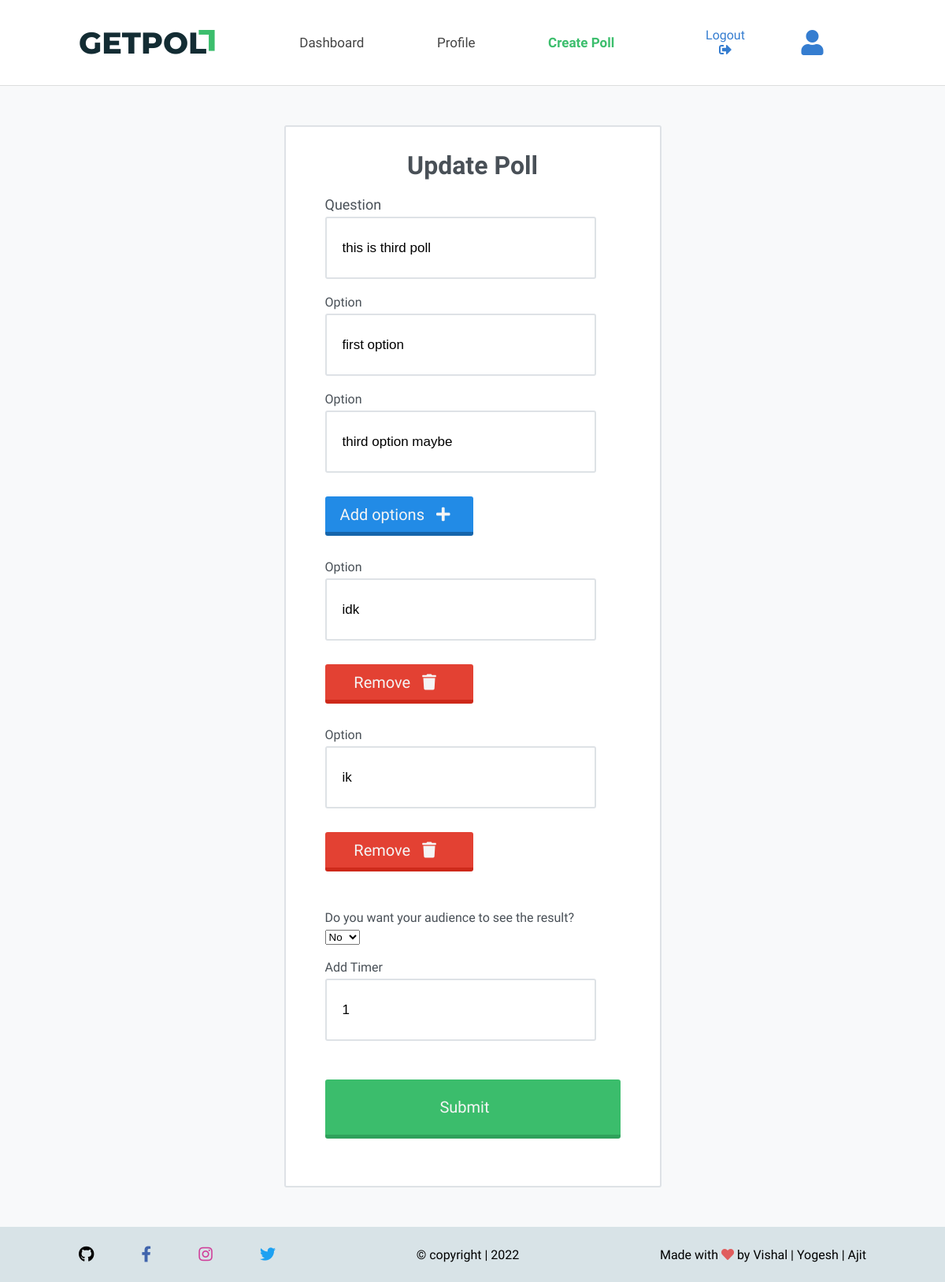
Screenshot of /userPollDetail/14 (signed in) with the database file from the repository.
### poll/models.py (models this page shows, shortened)
class Poll(models.Model):
    question = models.CharField(max_length=200)
    is_eligible = models.BooleanField(default=False)
    time = models.IntegerField(help_text="duration of the poll in minutes")
    user = models.ForeignKey(User, on_delete=models.CASCADE)
    created = models.DateTimeField(auto_now_add=True)
    def get_option(self):
        return self.option_set.all()
    def get_image(self):
        return self.imageoption_set.all()

class Option(models.Model):
    text = models.CharField(max_length=100)
    poll = models.ForeignKey(Poll, on_delete=models.CASCADE)
    count = models.IntegerField(default=0)

### poll/views.py (the view, shortened to what this page needs)
# urls.py: path('userPollDetail/<int:pk>', views.userPollDetail, name='userPollDetail'),
@login_required
def userPollDetail(request, pk):
    poll = Poll.objects.get(pk=pk)
    option_list = poll.get_option()
    image_list = poll.get_image()
    current_option_list = poll.get_option()
    if option_list:
        current_option_list = poll.get_option()
    elif image_list:
        current_option_list = poll.get_image()
    options = []
    cnt = 0
    global first
    first = poll.get_option()
    global second
    second = poll.get_option()
    for option in current_option_list:
        if cnt == 0:
            first = option
            cnt += 1
        elif cnt == 1:
            second = option
            cnt += 1
        else:
            options.append(option)
    context = {'poll': poll,
               'options': options,
               'first': first,
               'second': second,
               'optionList': option_list,
    }
    return render(request, 'poll/poll_update.html', context)

### poll/templates/poll/poll_update.html (shortened to what this page needs)
{% extends 'poll/base.html' %}
{% load static %}
{% block css %}
 <link rel="stylesheet" href="{% static '/poll/login.css' %}">
 <link rel="stylesheet" href="{% static '/poll/update.css' %}">
 {% endblock %}
{% block content %}
<div class="lgn-container">
  <div class="lgn-wrapper">
        <h2 class="sign-in-h2">Update Poll</h2>
<form method="POST" enctype="multipart/form-data">
    <div class="container">
        <div class="form-group col-md-6 " >
            <label id="question"> Question </label>
            <input type="text" required class="form-control"  name="question" value="{{poll.question}}">
        </div>
        <div class="row mt-4">
            {% if optionList %}
            <div class="form-group col-md-5">
                <label >Option</label>
                <input type="text" required class="form-control"  name="options" value="{{first.text}}">
            </div>
            {% else %}
            <div class="form-group col-md-5">
                <label >Image</label>
                <input type="file" style="height: 26px; padding:0px" required class="form-control"  name="images" accept="image/*">
            </div>
            {% endif %}
        </div>
        <div class="row mt-4">
            {% if optionList %}
                <div class="form-group col-md-5">
                    <label >Option</label>
                    <input type="text" required class="form-control"  name="options" value="{{second.text}}">
                </div>
                <div class="form-group col-md-3 ">
                    <button type="button" style="width:188px;height:50px;" onclick="addOption()" class="lgn-btn" >Add options
                    <i class="fa fa-plus"></i>
                </button>
                </div>
            {% endif %}
            {% for option in options %}
            <div class="row mt-4" id="current-option-{{option.id}}">
                {% if optionList %}
                    <div class="form-group col-md-5">
                        <label >Option </label>
                        <input type="text" required class="form-control"  name="options" value="{{option.text}}">
                    </div>
                {% else %}
                    <div class="form-group col-md-5">
                        <label >Image </label>
                        <input type="file" style="height: 26px; padding:0px" required class="form-control"  name="images" accept="image/*">
                    </div>
                {% endif %}
                <div class="form-group col-md-3 ">
                    <button type="button" style="width:188px;height:50px;" onclick="removeOption({{option.id}})" class="btn-danger lgn-btn">Remove
                    <i class="fa fa-trash"></i>
                     </button>
                </div>
            </div>
            {% endfor %}
        </div>
        <br>
        <div class="form-group col-md-3">
            <label for="exampleFormControlSelect1">Do you want your audience to see the result?</label>
            <select class="form-control" id="exampleFormControlSelect1" name="decision">
                {% if poll.is_eligible %}
                <option>Yes</option>
                <option>No</option>
                {% else %}
                <option>No</option>
                {% endif %}
            </select>
            </div>
        <br>
        <div class="form-group col-md-3">
            <label >Add Timer</label>
            <input type="text" required class="form-control" name="timer" value="{{poll.time}}">
        </div>
        <br>
        <button class="btn-success lgn-btn" >Submit
        </button>
    </div>
    </form>
</div>
</div>
{% endblock %}

### poll/static/poll/base.css (style rules this page uses)
* { margin: 0; padding: 0; }
body { margin: 0; padding: 0; box-sizing: border-box; font-family: 'Varela Round', sans-serif; position: relative; min-height: calc(100vh - 70px); }

### poll/static/poll/login.css (style rules this page uses)
* { margin: 0; padding: 0; }
.lgn-container { display: flex; justify-content: center; align-items: center; font-family: 'Varela Round'; background-color: #F8F9FA; min-height: calc(100vh - 70px); }
.lgn-wrapper { margin: 50px 0px; padding: 30px 50px; position: relative; background-color: white; border-radius: 3px; border: 2px solid #DEE2E6; }
.sign-in-h2 { font-size: 32px; text-align: center; color: #495057; margin-bottom: 20px; }
.lgn-wrapper input { width: 300px; height: 75px; font-size: 17px; padding: 0px 20px; outline: none; margin-bottom: 20px; border: 2px solid #DEE2E6; border-radius: 3px; transition: border 0.2s ease-in-out; }
.lgn-btn { width: 375px; height: 75px; background-color: #228BE6; color: whitesmoke; font-size: 20px; outline: none; border: none; border-radius: 3px; border-bottom: 5px solid #1665AB; margin: 10px 0px 30px; cursor: pointer; font-family: 'Varela Round'; }
.lgn-btn i { margin: 0px 10px; }

### poll/static/poll/update.css (style rules this page uses)
label { display: block; margin-bottom: 5px; color: #495057; font-size: 16px; }
.btn-danger, .btn-success { width: 375px; height: 75px; background-color: #e34133; color: whitesmoke; font-size: 20px; outline: none; border: none; border-radius: 3px; border-bottom: 5px solid #ce291a; margin: 10px 0px 30px; cursor: pointer; font-family: 'Varela Round'; }
.btn-success { background-color: #3bbd6c; border-bottom: 5px solid #2fa15b; }
label#question { font-size: 18px; }

### rows the page displays
Poll: question "this is third poll", decision "No", timer "1"
Option: options "first option"
Option: options "third option maybe"
Option: options "idk"
Option: options "ik"
